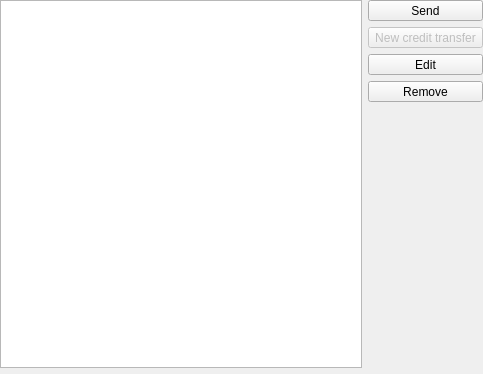
<?xml version="1.0" encoding="UTF-8"?>
<ui version="4.0">
 <class>KOnlineJobOutboxView</class>
 <widget class="QWidget" name="KOnlineJobOutboxView">
  <property name="geometry">
   <rect>
    <x>0</x>
    <y>0</y>
    <width>483</width>
    <height>374</height>
   </rect>
  </property>
  <layout class="QGridLayout" name="gridLayout" columnstretch="2,0">
   <property name="leftMargin">
    <number>0</number>
   </property>
   <property name="topMargin">
    <number>0</number>
   </property>
   <property name="rightMargin">
    <number>0</number>
   </property>
   <property name="bottomMargin">
    <number>0</number>
   </property>
   <item row="0" column="0" rowspan="5">
    <layout class="QVBoxLayout" name="verticalLayout">
     <item>
      <widget class="KMMEmptyTreeView" name="m_onlineJobView">
       <property name="alternatingRowColors">
        <bool>true</bool>
       </property>
       <property name="selectionMode">
        <enum>QAbstractItemView::ExtendedSelection</enum>
       </property>
       <property name="rootIsDecorated">
        <bool>false</bool>
       </property>
       <property name="itemsExpandable">
        <bool>false</bool>
       </property>
       <property name="expandsOnDoubleClick">
        <bool>false</bool>
       </property>
      </widget>
     </item>
     <item>
      <widget class="KMMSearchWidget" name="m_searchWidget" native="true"/>
     </item>
    </layout>
   </item>
   <item row="0" column="1">
    <widget class="QToolButton" name="m_buttonSend">
     <property name="sizePolicy">
      <sizepolicy hsizetype="MinimumExpanding" vsizetype="Fixed">
       <horstretch>0</horstretch>
       <verstretch>0</verstretch>
      </sizepolicy>
     </property>
     <property name="text">
      <string>Send</string>
     </property>
     <property name="toolButtonStyle">
      <enum>Qt::ToolButtonTextBesideIcon</enum>
     </property>
    </widget>
   </item>
   <item row="1" column="1">
    <widget class="QToolButton" name="m_buttonNewCreditTransfer">
     <property name="enabled">
      <bool>false</bool>
     </property>
     <property name="sizePolicy">
      <sizepolicy hsizetype="MinimumExpanding" vsizetype="Fixed">
       <horstretch>0</horstretch>
       <verstretch>0</verstretch>
      </sizepolicy>
     </property>
     <property name="text">
      <string>New credit transfer</string>
     </property>
     <property name="toolButtonStyle">
      <enum>Qt::ToolButtonTextBesideIcon</enum>
     </property>
    </widget>
   </item>
   <item row="2" column="1">
    <widget class="QToolButton" name="m_buttonEdit">
     <property name="sizePolicy">
      <sizepolicy hsizetype="MinimumExpanding" vsizetype="Fixed">
       <horstretch>0</horstretch>
       <verstretch>0</verstretch>
      </sizepolicy>
     </property>
     <property name="text">
      <string>Edit</string>
     </property>
     <property name="toolButtonStyle">
      <enum>Qt::ToolButtonTextBesideIcon</enum>
     </property>
    </widget>
   </item>
   <item row="3" column="1">
    <widget class="QToolButton" name="m_buttonRemove">
     <property name="sizePolicy">
      <sizepolicy hsizetype="MinimumExpanding" vsizetype="Fixed">
       <horstretch>0</horstretch>
       <verstretch>0</verstretch>
      </sizepolicy>
     </property>
     <property name="text">
      <string>Remove</string>
     </property>
     <property name="toolButtonStyle">
      <enum>Qt::ToolButtonTextBesideIcon</enum>
     </property>
    </widget>
   </item>
   <item row="4" column="1">
    <spacer name="verticalSpacer">
     <property name="orientation">
      <enum>Qt::Vertical</enum>
     </property>
     <property name="sizeHint" stdset="0">
      <size>
       <width>20</width>
       <height>208</height>
      </size>
     </property>
    </spacer>
   </item>
  </layout>
 </widget>
 <customwidgets>
  <customwidget>
   <class>KMMSearchWidget</class>
   <extends>QWidget</extends>
   <header>kmmsearchwidget.h</header>
   <container>1</container>
  </customwidget>
  <customwidget>
   <class>KMMEmptyTreeView</class>
   <extends>QTreeView</extends>
   <header>kmmemptytreeview.h</header>
  </customwidget>
 </customwidgets>
 <tabstops>
  <tabstop>m_onlineJobView</tabstop>
 </tabstops>
 <resources/>
 <connections/>
 <slots>
  <signal>sendQueue()</signal>
 </slots>
</ui>
